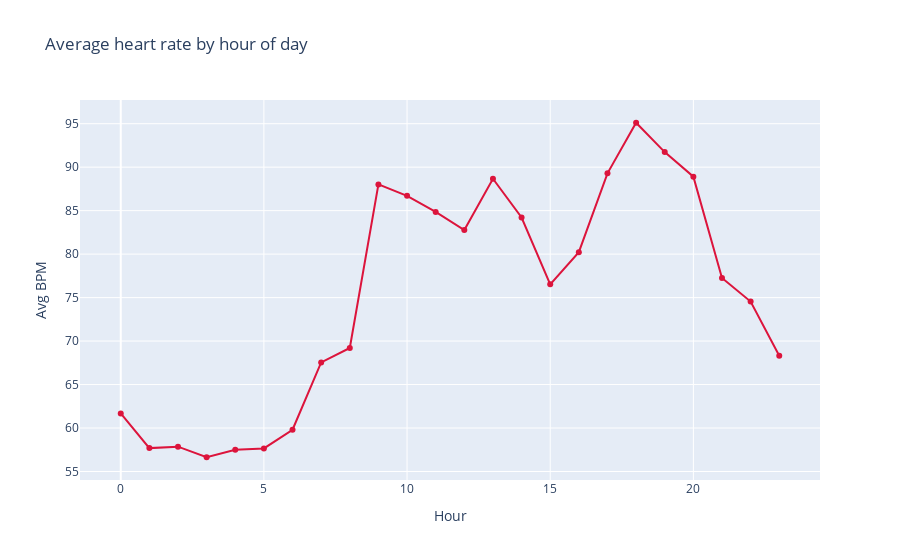

Notebook source saved alongside this figure:
### Markdown cell above
### 6. Heart rate analytics

### Code cell
heart_df = apple_df[apple_df["type"].str.contains("HeartRate", na=False)].copy()

if heart_df.empty:
    print("ℹ️ No heart rate records detected in this export.")
else:
    heart_df = heart_df.dropna(subset=["value_numeric", "startDate"])
    heart_df["event_hour"] = heart_df["startDate"].dt.hour

    daily_hr = heart_df.groupby("event_date")["value_numeric"].agg(
        ["count", "mean", "median", "min", "max"]
    )
    display(Markdown("**Heart rate daily summary:**"))
    display(daily_hr.tail(10))

    plt.figure(figsize=(14, 5))
    plt.plot(
        heart_df["startDate"],
        heart_df["value_numeric"],
        color="crimson",
        alpha=0.3,
        linewidth=0.8,
    )
    plt.scatter(
        heart_df["startDate"],
        heart_df["value_numeric"],
        s=8,
        color="crimson",
        alpha=0.3,
    )
    plt.title("Heart rate readings over time")
    plt.ylabel("Beats per minute")
    plt.grid(alpha=0.2)
    plt.tight_layout()
    plt.show()

    hourly_profile = heart_df.groupby("event_hour")["value_numeric"].agg(
        ["mean", "count"]
    )
    fig = px.line(
        hourly_profile.reset_index(),
        x="event_hour",
        y="mean",
        markers=True,
        title="Average heart rate by hour of day",
        labels={"event_hour": "Hour", "mean": "Avg BPM"},
    )
    fig.update_traces(line_color="crimson")
    fig.show()

### Figure 1 — Plotly figure (JSON) as saved in the notebook; plotly's stock layout.template omitted (floating-point values rounded to 4 significant figures)
{"data": [{"hovertemplate": "Hour=%{x}<br>Avg BPM=%{y}<extra></extra>", "legendgroup": "", "line": {"color": "crimson", "dash": "solid"}, "marker": {"symbol": "circle"}, "mode": "lines+markers", "name": "", "orientation": "v", "showlegend": false, "type": "scatter", "x": [0, 1, 2, 3, 4, 5, 6, 7, 8, 9, 10, 11, 12, 13, 14, 15, 16, 17, 18, 19, 20, 21, 22, 23], "xaxis": "x", "y": [61.68, 57.69, 57.85, 56.64, 57.51, 57.65, 59.8, 67.54, 69.21, 88.02, 86.7, 84.85, 82.77, 88.66, 84.21, 76.52, 80.23, 89.29, 95.11, 91.73, 88.91, 77.25, 74.55, 68.31], "yaxis": "y"}], "layout": {"legend": {"tracegroupgap": 0}, "title": {"text": "Average heart rate by hour of day"}, "xaxis": {"anchor": "y", "domain": [0, 1], "title": {"text": "Hour"}}, "yaxis": {"anchor": "x", "domain": [0, 1], "title": {"text": "Avg BPM"}}}}
